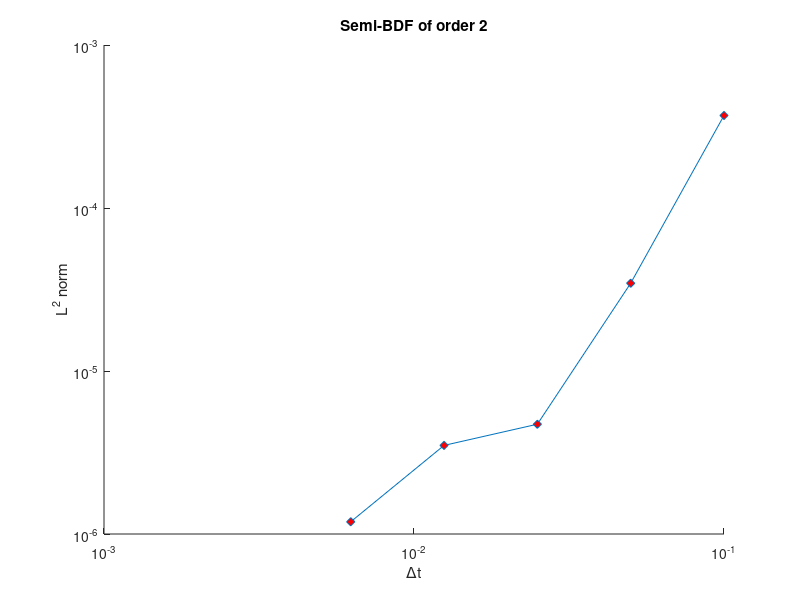

This chart was generated by the following MATLAB code:
clc;
close all;
clear all;
%/Users/Aaron/projects/TGM/examples/reaction/adam_bash/crank-nicolson_dts
%file1 = '../adam_bash/crank-nicolson_dts/cn_dt_1_out.csv';
%csvread(file1)

dt_1_norm = 0.000369454;
dt_05_norm = 3.45565e-5;
dt_0250_norm = 4.71612e-6;
dt_0125_norm = 3.49546e-6;
dt_00625_norm = 1.18826e-6;

norms = [dt_1_norm, dt_05_norm, dt_0250_norm, dt_0125_norm, dt_00625_norm];
k = 1:length(norms);
fit1 = polyfit(k, log2(norms), 1);

times = [0.1, 0.05, 0.0250, 0.0125, 0.00625];
figure;
hold on
loglog(times, norms, '-d', 'MarkerFaceColor', 'red');
xlabel('\Deltat');
ylabel('L^2 norm');
title('Semi-BDF of order 2');